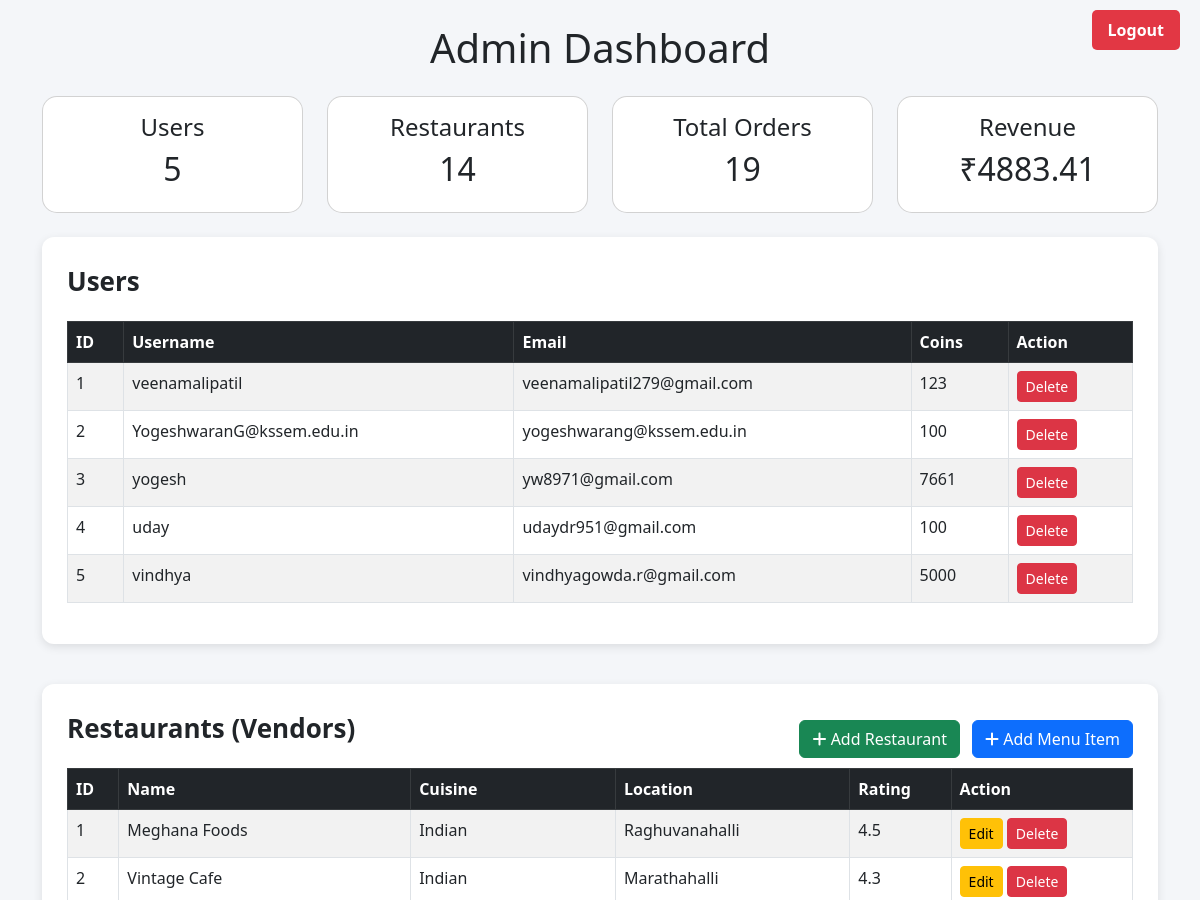
The app's page /admin_dashboard (signed in, upper part), older data.
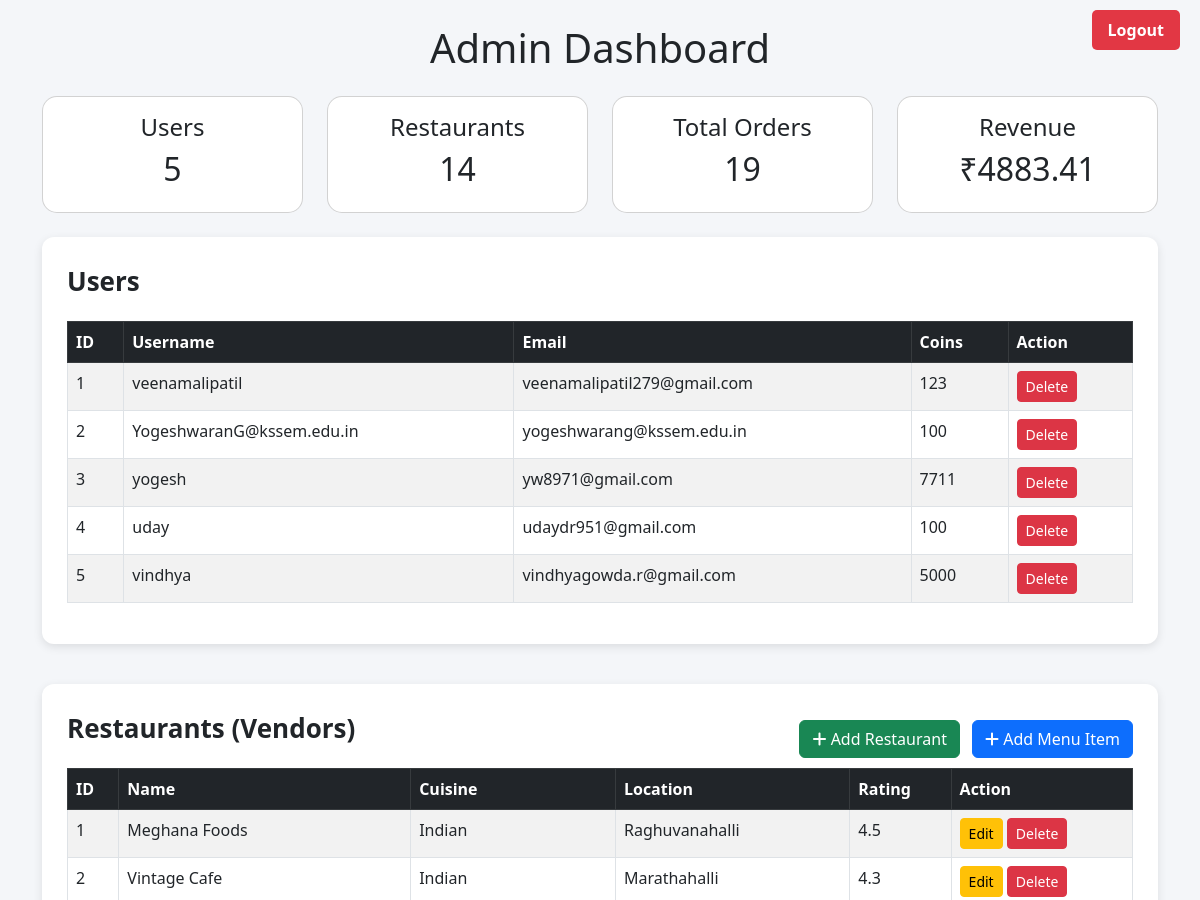
The same page, newer data.
### tables this page shows
CREATE TABLE users (
        id INTEGER PRIMARY KEY AUTOINCREMENT,
        username TEXT UNIQUE NOT NULL,
        email TEXT UNIQUE NOT NULL,
        password TEXT NOT NULL,
        coin_balance INTEGER DEFAULT 0,
        created_at TIMESTAMP DEFAULT CURRENT_TIMESTAMP
    );

### app.py (the view)
@app.route('/admin_dashboard')
@login_required
def admin_dashboard():
    if current_user.username != "veenamalipatil":
        flash("Unauthorized access!", "error")
        return redirect(url_for("index"))
    conn = get_db()
    conn.row_factory = sqlite3.Row
    users = conn.execute("SELECT * FROM users").fetchall()
    restaurants = conn.execute("SELECT * FROM restaurants").fetchall()
    menus = conn.execute("SELECT * FROM menu_items").fetchall()
    orders = conn.execute('''
        SELECT
            o.id,
            u.username AS username,
            r.name AS restaurant_name,
            o.final_amount AS total,
            o.created_at AS order_date
        FROM orders o
        JOIN users u ON o.user_id = u.id
        JOIN restaurants r ON o.restaurant_id = r.id
    ''').fetchall()
    users_count = len(users)
    restaurant_count = len(restaurants)
    total_orders = len(orders)
    total_revenue = conn.execute("SELECT SUM(final_amount) FROM orders").fetchone()[0]
    total_revenue = total_revenue if total_revenue else 0
    return render_template(
        "admin_dashboard.html",
        users=users,
        restaurants=restaurants,
        menu=menus,
        orders=orders,
        users_count=users_count,
        restaurant_count=restaurant_count,
        total_orders=total_orders,
        total_revenue=total_revenue
    )

### app.py (called while the page is built)
def get_db():
    conn = sqlite3.connect('foodapp.db')
    conn.row_factory = sqlite3.Row
    return conn

@login_manager.user_loader
def load_user(user_id):
    conn = get_db()
    try:
        u = conn.execute('SELECT * FROM users WHERE id = ?', (user_id,)).fetchone()
    finally:
        conn.close()
    if u:
        return User(u['id'], u['username'], u['email'], u['coin_balance'])
    return None

@app.context_processor
def inject_cart():
    cart = session.get('cart', {})
    total_quantity = sum(cart.values()) if cart else 0
    return dict(cart_total_quantity=total_quantity)

@app.context_processor
def inject_user():
    if current_user.is_authenticated:
        conn = get_db()
        try:
            u = conn.execute('SELECT coin_balance FROM users WHERE id = ?', (current_user.id,)).fetchone()
        finally:
            conn.close()
        return {'user_coin_balance': u['coin_balance'] if u else 0}
    return {'user_coin_balance': 0}

### templates/admin_dashboard.html (shortened to what the changed rows need)
<!DOCTYPE html>
<html lang="en">
<head>
    <link rel="stylesheet"
          href="https://cdnjs.cloudflare.com/ajax/libs/font-awesome/6.5.0/css/all.min.css">
    <link rel="stylesheet"
          href="https://cdn.jsdelivr.net/npm/bootstrap@5.3.0/dist/css/bootstrap.min.css">
</head>
<body>
<div class="container mt-4">
    <h1 class="text-center mb-4">Admin Dashboard</h1>
    <div class="row mb-4">
        <div class="col-md-3">
            <div class="card text-center p-3">
                <h2>{{ users_count }}</h2>
            </div>
        </div>
        <div class="col-md-3">
            <div class="card text-center p-3">
                <h2>{{ restaurant_count }}</h2>
            </div>
        </div>
        <div class="col-md-3">
            <div class="card text-center p-3">
                <h2>{{ total_orders }}</h2>
            </div>
        </div>
        <div class="col-md-3">
            <div class="card text-center p-3">
                <h2>₹{{ total_revenue }}</h2>
            </div>
        </div>
    </div>
    <div class="table-container">
        <table class="table table-bordered table-striped">
            <thead class="table-dark">
            <tr>
                <th>ID</th>
                <th>Username</th>
                <th>Email</th>
                <th>Coins</th>
                <th>Action</th>
            </tr>
            </thead>
            <tbody>
            {% for user in users %}
                <tr>
                    <td>{{ user.id }}</td>
                    <td>{{ user.username }}</td>
                    <td>{{ user.email }}</td>
                    <td>{{ user.coin_balance }}</td>
                    <td>
                        <a href="/delete_user/{{ user.id }}" class="btn btn-danger btn-sm"
                           onclick="return confirm('Delete this user?')">
                            Delete
                        </a>
                    </td>
                </tr>
            {% endfor %}
            </tbody>
        </table>
    </div>
    <div class="table-container">
        <table class="table table-bordered table-striped">
            <thead class="table-dark">
            <tr>
                <th>ID</th>
                <th>Name</th>
                <th>Cuisine</th>
                <th>Location</th>
                <th>Rating</th>
                <th>Action</th>
            </tr>
            </thead>
        </table>
    </div>
</div>
</body>
</html>

Row changes from the older to the newer data that the page shows:
changed users "yogesh": coin_balance "7661" → "7711"
